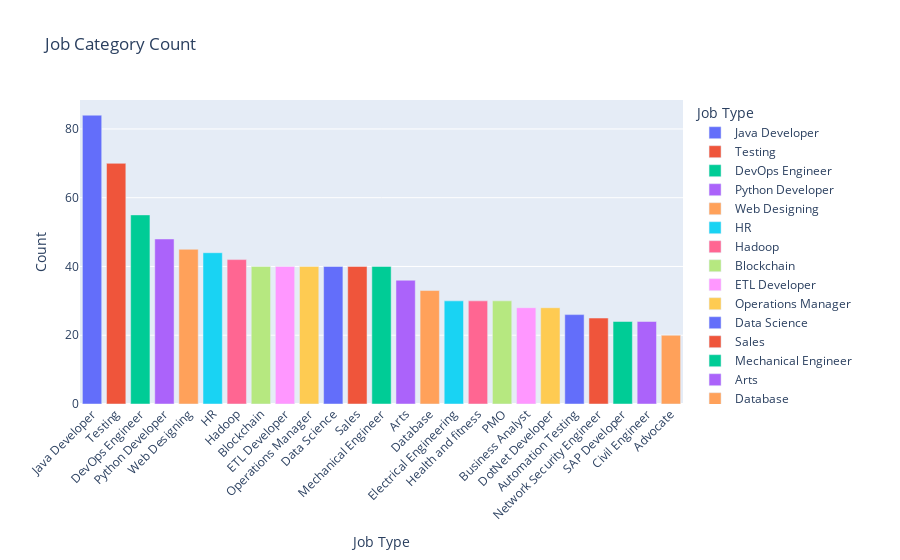

The code cell stored with this chart in its notebook:
### Code cell
fig = px.bar(
    plot_data, 
    x='Category', 
    y='Count',
    color='Category',
    title='Job Category Count',
    labels={'Category': 'Job Type', 'Count': 'Count'} 
)

fig.update_xaxes(tickangle=-45)

fig.show()

### Figure 1 — Plotly figure (JSON) as saved in the notebook; plotly's stock layout.template omitted (floating-point values rounded to 4 significant figures)
{"data": [{"hovertemplate": "Job Type=%{x}<br>Count=%{y}<extra></extra>", "legendgroup": "Java Developer", "marker": {"color": "#636efa", "pattern": {"shape": ""}}, "name": "Java Developer", "orientation": "v", "showlegend": true, "textposition": "auto", "type": "bar", "x": ["Java Developer"], "xaxis": "x", "y": [84], "yaxis": "y"}, {"hovertemplate": "Job Type=%{x}<br>Count=%{y}<extra></extra>", "legendgroup": "Testing", "marker": {"color": "#EF553B", "pattern": {"shape": ""}}, "name": "Testing", "orientation": "v", "showlegend": true, "textposition": "auto", "type": "bar", "x": ["Testing"], "xaxis": "x", "y": [70], "yaxis": "y"}, {"hovertemplate": "Job Type=%{x}<br>Count=%{y}<extra></extra>", "legendgroup": "DevOps Engineer", "marker": {"color": "#00cc96", "pattern": {"shape": ""}}, "name": "DevOps Engineer", "orientation": "v", "showlegend": true, "textposition": "auto", "type": "bar", "x": ["DevOps Engineer"], "xaxis": "x", "y": [55], "yaxis": "y"}, {"hovertemplate": "Job Type=%{x}<br>Count=%{y}<extra></extra>", "legendgroup": "Python Developer", "marker": {"color": "#ab63fa", "pattern": {"shape": ""}}, "name": "Python Developer", "orientation": "v", "showlegend": true, "textposition": "auto", "type": "bar", "x": ["Python Developer"], "xaxis": "x", "y": [48], "yaxis": "y"}, {"hovertemplate": "Job Type=%{x}<br>Count=%{y}<extra></extra>", "legendgroup": "Web Designing", "marker": {"color": "#FFA15A", "pattern": {"shape": ""}}, "name": "Web Designing", "orientation": "v", "showlegend": true, "textposition": "auto", "type": "bar", "x": ["Web Designing"], "xaxis": "x", "y": [45], "yaxis": "y"}, {"hovertemplate": "Job Type=%{x}<br>Count=%{y}<extra></extra>", "legendgroup": "HR", "marker": {"color": "#19d3f3", "pattern": {"shape": ""}}, "name": "HR", "orientation": "v", "showlegend": true, "textposition": "auto", "type": "bar", "x": ["HR"], "xaxis": "x", "y": [44], "yaxis": "y"}, {"hovertemplate": "Job Type=%{x}<br>Count=%{y}<extra></extra>", "legendgroup": "Hadoop", "marker": {"color": "#FF6692", "pattern": {"shape": ""}}, "name": "Hadoop", "orientation": "v", "showlegend": true, "textposition": "auto", "type": "bar", "x": ["Hadoop"], "xaxis": "x", "y": [42], "yaxis": "y"}, {"hovertemplate": "Job Type=%{x}<br>Count=%{y}<extra></extra>", "legendgroup": "Blockchain", "marker": {"color": "#B6E880", "pattern": {"shape": ""}}, "name": "Blockchain", "orientation": "v", "showlegend": true, "textposition": "auto", "type": "bar", "x": ["Blockchain"], "xaxis": "x", "y": [40], "yaxis": "y"}, {"hovertemplate": "Job Type=%{x}<br>Count=%{y}<extra></extra>", "legendgroup": "ETL Developer", "marker": {"color": "#FF97FF", "pattern": {"shape": ""}}, "name": "ETL Developer", "orientation": "v", "showlegend": true, "textposition": "auto", "type": "bar", "x": ["ETL Developer"], "xaxis": "x", "y": [40], "yaxis": "y"}, {"hovertemplate": "Job Type=%{x}<br>Count=%{y}<extra></extra>", "legendgroup": "Operations Manager", "marker": {"color": "#FECB52", "pattern": {"shape": ""}}, "name": "Operations Manager", "orientation": "v", "showlegend": true, "textposition": "auto", "type": "bar", "x": ["Operations Manager"], "xaxis": "x", "y": [40], "yaxis": "y"}, {"hovertemplate": "Job Type=%{x}<br>Count=%{y}<extra></extra>", "legendgroup": "Data Science", "marker": {"color": "#636efa", "pattern": {"shape": ""}}, "name": "Data Science", "orientation": "v", "showlegend": true, "textposition": "auto", "type": "bar", "x": ["Data Science"], "xaxis": "x", "y": [40], "yaxis": "y"}, {"hovertemplate": "Job Type=%{x}<br>Count=%{y}<extra></extra>", "legendgroup": "Sales", "marker": {"color": "#EF553B", "pattern": {"shape": ""}}, "name": "Sales", "orientation": "v", "showlegend": true, "textposition": "auto", "type": "bar", "x": ["Sales"], "xaxis": "x", "y": [40], "yaxis": "y"}, {"hovertemplate": "Job Type=%{x}<br>Count=%{y}<extra></extra>", "legendgroup": "Mechanical Engineer", "marker": {"color": "#00cc96", "pattern": {"shape": ""}}, "name": "Mechanical Engineer", "orientation": "v", "showlegend": true, "textposition": "auto", "type": "bar", "x": ["Mechanical Engineer"], "xaxis": "x", "y": [40], "yaxis": "y"}, {"hovertemplate": "Job Type=%{x}<br>Count=%{y}<extra></extra>", "legendgroup": "Arts", "marker": {"color": "#ab63fa", "pattern": {"shape": ""}}, "name": "Arts", "orientation": "v", "showlegend": true, "textposition": "auto", "type": "bar", "x": ["Arts"], "xaxis": "x", "y": [36], "yaxis": "y"}, {"hovertemplate": "Job Type=%{x}<br>Count=%{y}<extra></extra>", "legendgroup": "Database", "marker": {"color": "#FFA15A", "pattern": {"shape": ""}}, "name": "Database", "orientation": "v", "showlegend": true, "textposition": "auto", "type": "bar", "x": ["Database"], "xaxis": "x", "y": [33], "yaxis": "y"}, {"hovertemplate": "Job Type=%{x}<br>Count=%{y}<extra></extra>", "legendgroup": "Electrical Engineering", "marker": {"color": "#19d3f3", "pattern": {"shape": ""}}, "name": "Electrical Engineering", "orientation": "v", "showlegend": true, "textposition": "auto", "type": "bar", "x": ["Electrical Engineering"], "xaxis": "x", "y": [30], "yaxis": "y"}, {"hovertemplate": "Job Type=%{x}<br>Count=%{y}<extra></extra>", "legendgroup": "Health and fitness", "marker": {"color": "#FF6692", "pattern": {"shape": ""}}, "name": "Health and fitness", "orientation": "v", "showlegend": true, "textposition": "auto", "type": "bar", "x": ["Health and fitness"], "xaxis": "x", "y": [30], "yaxis": "y"}, {"hovertemplate": "Job Type=%{x}<br>Count=%{y}<extra></extra>", "legendgroup": "PMO", "marker": {"color": "#B6E880", "pattern": {"shape": ""}}, "name": "PMO", "orientation": "v", "showlegend": true, "textposition": "auto", "type": "bar", "x": ["PMO"], "xaxis": "x", "y": [30], "yaxis": "y"}, {"hovertemplate": "Job Type=%{x}<br>Count=%{y}<extra></extra>", "legendgroup": "Business Analyst", "marker": {"color": "#FF97FF", "pattern": {"shape": ""}}, "name": "Business Analyst", "orientation": "v", "showlegend": true, "textposition": "auto", "type": "bar", "x": ["Business Analyst"], "xaxis": "x", "y": [28], "yaxis": "y"}, {"hovertemplate": "Job Type=%{x}<br>Count=%{y}<extra></extra>", "legendgroup": "DotNet Developer", "marker": {"color": "#FECB52", "pattern": {"shape": ""}}, "name": "DotNet Developer", "orientation": "v", "showlegend": true, "textposition": "auto", "type": "bar", "x": ["DotNet Developer"], "xaxis": "x", "y": [28], "yaxis": "y"}, {"hovertemplate": "Job Type=%{x}<br>Count=%{y}<extra></extra>", "legendgroup": "Automation Testing", "marker": {"color": "#636efa", "pattern": {"shape": ""}}, "name": "Automation Testing", "orientation": "v", "showlegend": true, "textposition": "auto", "type": "bar", "x": ["Automation Testing"], "xaxis": "x", "y": [26], "yaxis": "y"}, {"hovertemplate": "Job Type=%{x}<br>Count=%{y}<extra></extra>", "legendgroup": "Network Security Engineer", "marker": {"color": "#EF553B", "pattern": {"shape": ""}}, "name": "Network Security Engineer", "orientation": "v", "showlegend": true, "textposition": "auto", "type": "bar", "x": ["Network Security Engineer"], "xaxis": "x", "y": [25], "yaxis": "y"}, {"hovertemplate": "Job Type=%{x}<br>Count=%{y}<extra></extra>", "legendgroup": "SAP Developer", "marker": {"color": "#00cc96", "pattern": {"shape": ""}}, "name": "SAP Developer", "orientation": "v", "showlegend": true, "textposition": "auto", "type": "bar", "x": ["SAP Developer"], "xaxis": "x", "y": [24], "yaxis": "y"}, {"hovertemplate": "Job Type=%{x}<br>Count=%{y}<extra></extra>", "legendgroup": "Civil Engineer", "marker": {"color": "#ab63fa", "pattern": {"shape": ""}}, "name": "Civil Engineer", "orientation": "v", "showlegend": true, "textposition": "auto", "type": "bar", "x": ["Civil Engineer"], "xaxis": "x", "y": [24], "yaxis": "y"}, {"hovertemplate": "Job Type=%{x}<br>Count=%{y}<extra></extra>", "legendgroup": "Advocate", "marker": {"color": "#FFA15A", "pattern": {"shape": ""}}, "name": "Advocate", "orientation": "v", "showlegend": true, "textposition": "auto", "type": "bar", "x": ["Advocate"], "xaxis": "x", "y": [20], "yaxis": "y"}], "layout": {"barmode": "relative", "legend": {"title": {"text": "Job Type"}, "tracegroupgap": 0}, "title": {"text": "Job Category Count"}, "xaxis": {"anchor": "y", "categoryarray": ["Java Developer", "Testing", "DevOps Engineer", "Python Developer", "Web Designing", "HR", "Hadoop", "Blockchain", "ETL Developer", "Operations Manager", "Data Science", "Sales", "Mechanical Engineer", "Arts", "Database", "Electrical Engineering", "Health and fitness", "PMO", "Business Analyst", "DotNet Developer", "Automation Testing", "Network Security Engineer", "SAP Developer", "Civil Engineer", "Advocate"], "categoryorder": "array", "domain": [0, 1], "tickangle": -45, "title": {"text": "Job Type"}}, "yaxis": {"anchor": "x", "domain": [0, 1], "title": {"text": "Count"}}}}
